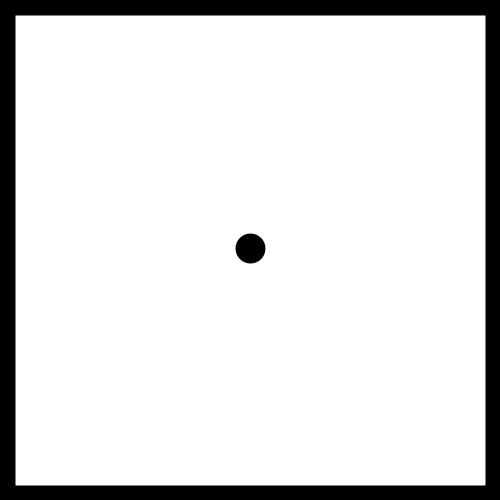
Frame 1 (no input)
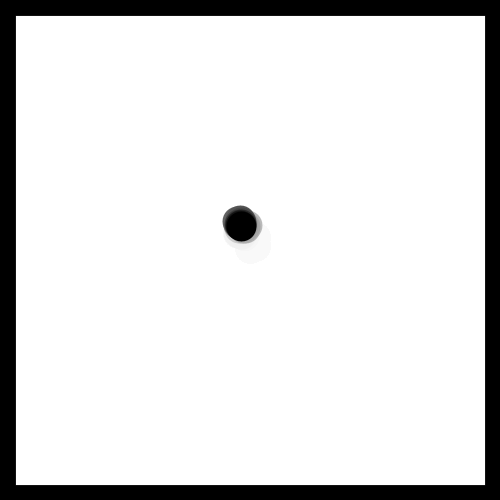
Frame 60 (the mouse pressed at the canvas centre just before this capture)
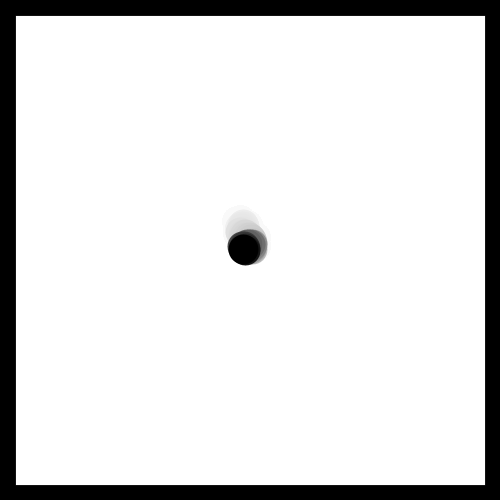
Frame 120 (the mouse held since frame 60 and released just before this capture)

The Processing sketch that drew these frames (run headless with seeded random() and noise(); from frame 60 on, the mouse is pressed at the canvas centre):

// Processing sketch: muchaRuchyBrownaPoswiata
// ── muchaRuchyBrownaPoswiata.pde
void setup()
{
  size(500, 500);
  strokeWeight(30);
  stroke(0);
  background(255);
  fill(255, 20);
}

float x = 250;
float y = 250;

void draw()
{
  rect(0, 0, 500, 500);
  x = x + random(-3, 3);
  y = y + random(-3, 3);
  point(x, y);
}
